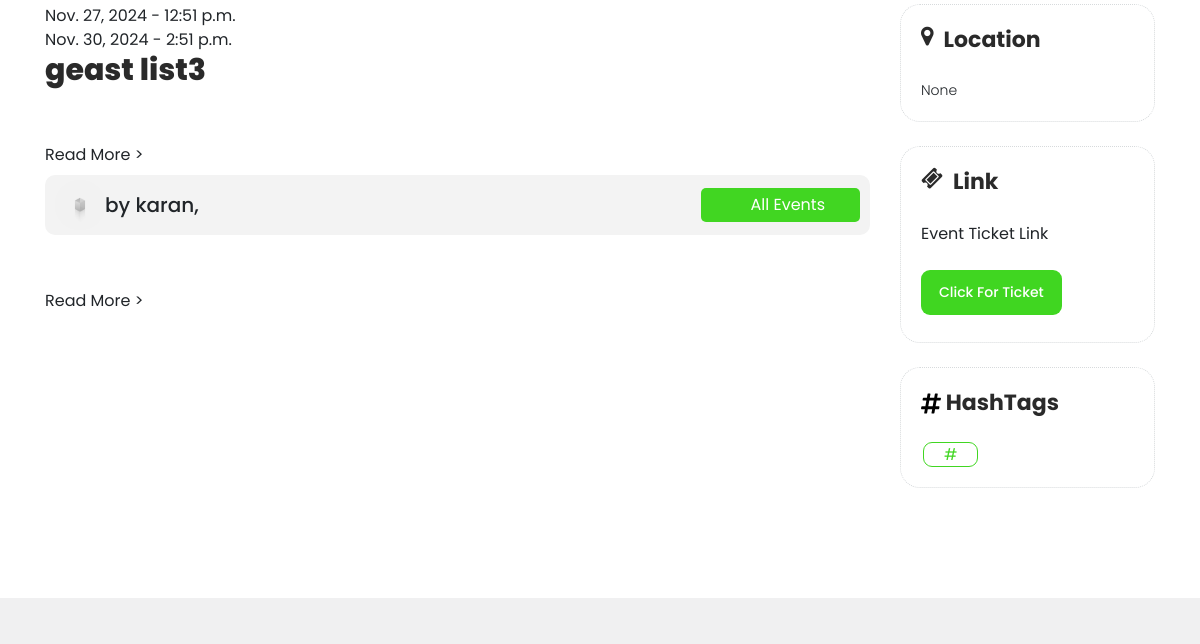
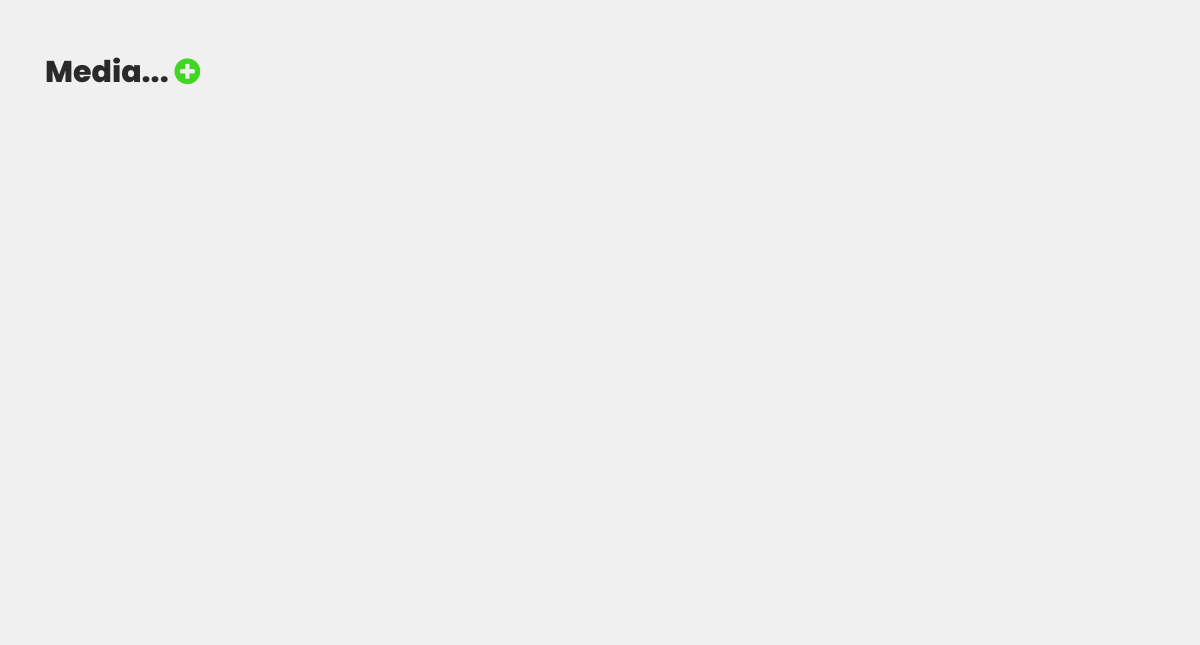
Page /event/79/ (middle part) on the earlier database version (2 pictures, top to bottom).
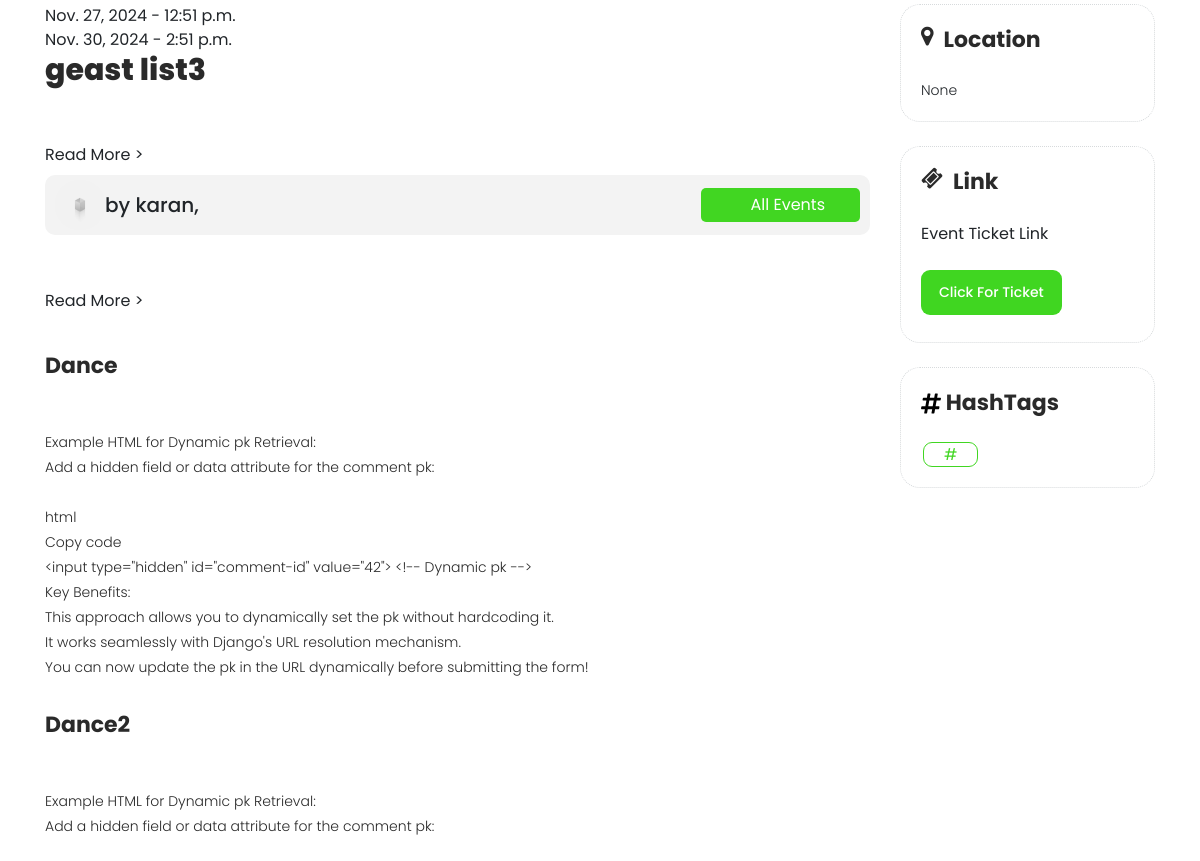
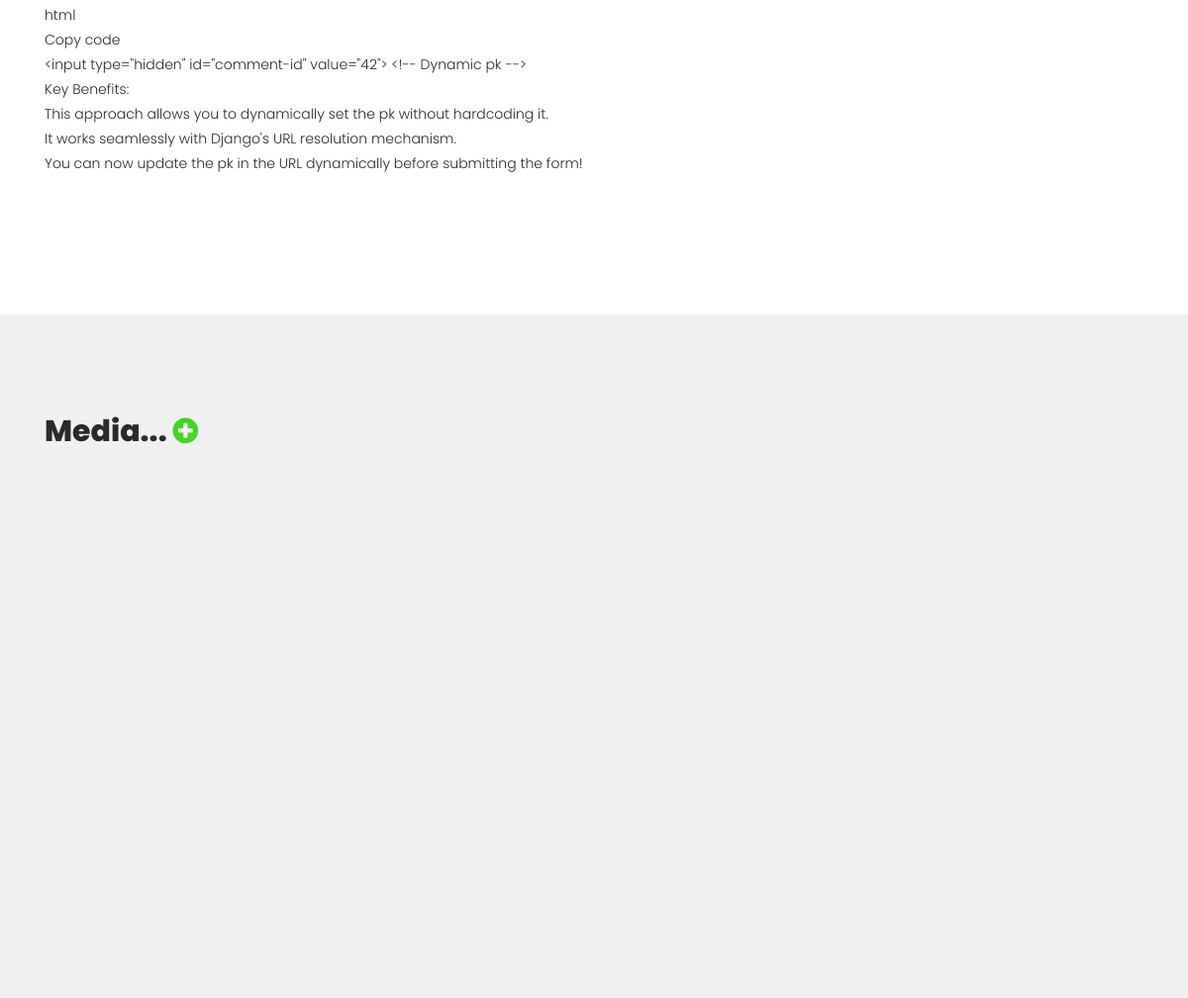
Same page on the later database version (2 pictures, top to bottom).
### EMS/models.py (models this page shows, shortened)
class EventDetail(models.Model):
    event = models.ForeignKey(EventData, on_delete=models.CASCADE, related_name='details')
    title = models.CharField(max_length=100,blank=True,null=True)
    description = models.TextField(blank=True,null=True)

### EMS/views.py (the view)
# urls.py: path('event/<int:event_id>/', views.event_detail, name='event_detail'),
def event_detail(request, event_id):
    event = get_object_or_404(EventData, id=event_id)
    images = event.images.all()
    sitting_plans = event.sitting_plans.all()
    schedule_plans = event.schedule_plans.all()
    userData = User.objects.get(username = event.user)
    event_related = EventData.objects.filter(user=userData.id)[:3]
    comments = event.comments.filter(status = 'approve')
    hashtags = event.hashTags.split(" ")
    if request.method == 'POST':
        form = CommentForm(request.POST, request.FILES)
        if form.is_valid():
            comment = form.save(commit=False)
            comment.event = event
            comment.user = event.user  # Assuming the user is logged in
            comment.save()
            messages.success(request, 'Successfully Sent!')
            return redirect('event_detail', event_id=event.id)
    else:
        form = CommentForm()
    if event.category == 'public':
        return render(request, 'events/event_detail.html', {'event': event,'hashtags':hashtags,'images': images,'sitting_plans': sitting_plans,'schedule_plans': schedule_plans, 'event_related':event_related, 'comments': comments, 'form': form,'active_page': 'home', 'showComment':''})
    else:
        return render(request, 'events/event_detail.html', {'event': event, 'hashtags':hashtags,'images': images,'sitting_plans': sitting_plans,'schedule_plans': schedule_plans,'event_related':event_related, 'comments': comments, 'form': form,'active_page': 'home', 'showComment':'True'})

### EMS/templatetags/custom_filters.py (called while the page is built)
@register.filter
def replace_slash(value):
    return value.replace('/', '$$@$$')

@register.filter
def short10(value):
    return value[0:10]+"..."

### EMS/templates/events/event_detail.html (shortened to what this page needs)
{% extends 'base/base.html' %}
{% load custom_filters %}
{% load static %}
{% block content %}
<div id="DescSection" class="about-upcoming-shows">
    <div class="container">
        <div class="row">
            <div class="col-lg-9">
                <span class="datetime">{{ event.start_date }} - {{ event.start_time }} </span><br>
                <span id="timmer">{{ event.end_date }} - {{ event.end_time }} </span>
                <h2>{{ event.name }}</h2>
                <label for="desc_toggle"><a></a></label>
                <div class="user_sec">
                    <div class="user_content">
                        <img src="{% static 'EMS/images/default.png' %}" alt="">
                        <h5>by {{event.user}},</h5>
                    </div>
                    <div class="login_btn">
                        <form class="form-inline ml-3" action="{% url 'search-event' %}" method="POST">
                            <div class="input-group input-group-sm">
                                <div class="input-group-append">
                                    <button
                                        style="background: transparent;border: none;outline: none; padding: 5px 15px !important;"
                                        type="submit">
                                        <a style="color: white;border-radius: 9px;overflow: hidden;">All Events</a>
                                    </button>
                                </div>
                            </div>
                        </form>
                    </div>
                </div>
                <br>
                <ul>
                    <label for="instr_toggle"><a></a></label>
                </ul>
                {% for detail in event.details.all %}
                <h4>{{detail.title}}</h4>
                <br>
                <p>{{ detail.description | linebreaksbr }}</p>
                {% endfor %}
            </div>
            <div class="col-lg-3">
                <div class="next-shows">
                    <h4><i class="fa fa-map-marker"></i> Location </h4>
                    <ul>
                        <li>
                            {{ event.place_info }}
                        </li>
                    </ul>
                </div>
                <br>
                <div class="next-shows">
                    <h4><i class="fa fa-ticket"></i> Link </h4>
                    <div class="down-content">
                        <span> Event Ticket Link</span> <br> <br>
                        <div class="main-dark-button">
                            <a href="{{event.link}}" style="color: white;border-radius: 9px;overflow: hidden;"
                                target="_blank">Click for ticket </a>
                        </div>
                    </div>
                </div>
                <br>
                <div class="next-shows">
                    <h4>
                     HashTags </h4>
                    <div class="down-content">
                            {% for tags in hashtags%}
                            <a class="outline_login_btn" style="color: white;border-radius: 9px;overflow: hidden; margin: 5px 2px;"
                                target="_blank">#{{tags}} </a>
                            {% endfor %}
                    </div>
                </div>
            </div>
        </div>
    </div>
</div>
<div id="MediaSection" class="also-like">
    <div class="container">
        <div class="row">
            <div class="col-lg-12">
                <h2>Media... <a href="#CommentMediaSection"><i style="color: #40d621;"
                            class="fa fa-plus-circle"></i></a>
                </h2>
            </div>
        </div>
    </div>
</div>
{% endblock content %}

Differences in the rows shown:
now on this page (row edited): EventDetail: title "Dance", description "Example HTML for Dynamic pk Retrieval: Add a hidden field or data attribute for the comment pk: html Copy code <input type=\"hidden\" id=\"comment-id\" value=\"42\"> <!-- Dynamic pk --> Key Benefits: This approach allows you to dynamically set the pk without hardcoding it. It works seamlessly with Django's URL resolution mechanism. You can now update the pk in the URL dynamically before submitting the form!"
added EventDetail: title "Dance2", description "Example HTML for Dynamic pk Retrieval: Add a hidden field or data attribute for the comment pk: html Copy code <input type=\"hidden\" id=\"comment-id\" value=\"42\"> <!-- Dynamic pk --> Key Benefits: This approach allows you to dynamically set the pk without hardcoding it. It works seamlessly with Django's URL resolution mechanism. You can now update the pk in the URL dynamically before submitting the form!"
